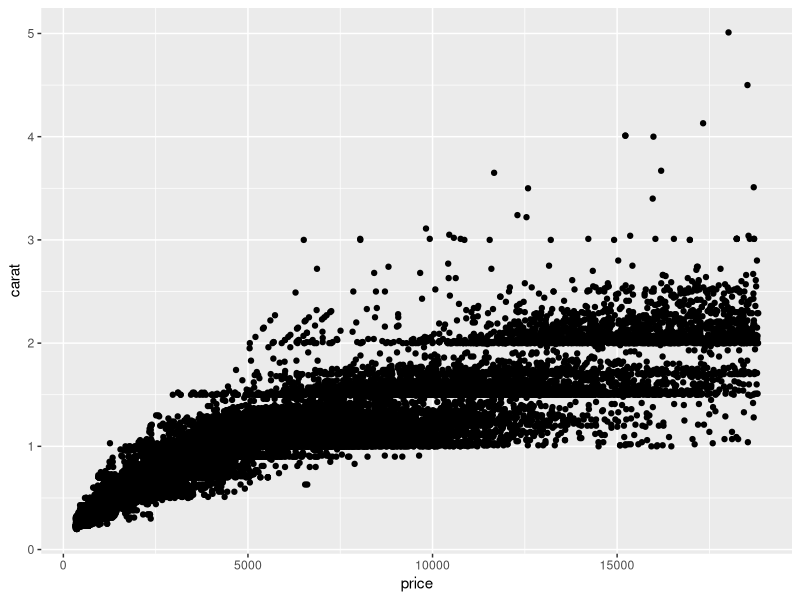
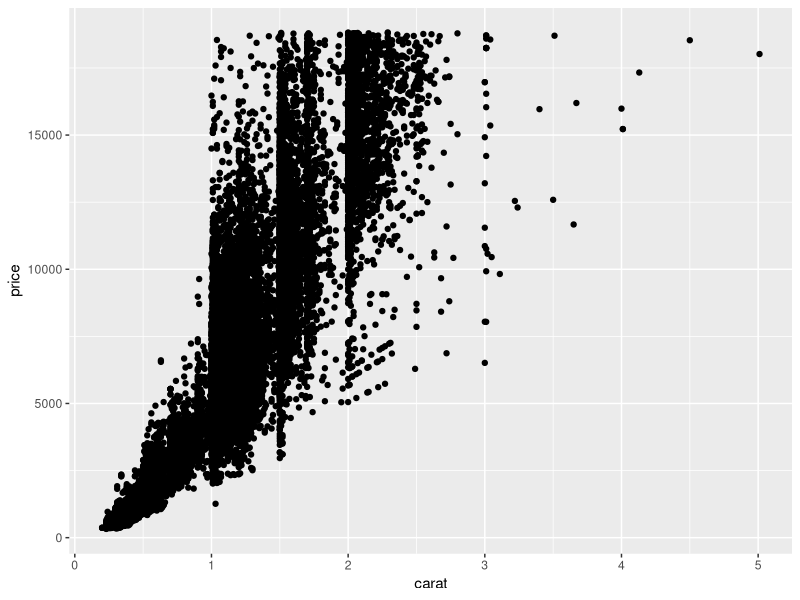

Write the R code that produced these figures, in order. (Note: this script raises an error after producing the figures.)
## ---- chunk 1
knitr::opts_chunk$set(echo = TRUE)
library(tidyverse)
## ---- chunk 2
### In this code chunk, start with the diamonds dataset (built in to
### ggplot2 package) and create a plot of price vs. carat (or some other
### variables of your choice)

ggplot(diamonds, aes(x = price, y = carat)) +
  geom_point()


## ---- chunk 3
### In this code chunk, start with the diamonds dataset (built in to
### ggplot2 package) and create a subset based on filtering, e.g., 
### size greater than 1 carat or cut is "Ideal"
diamonds = diamonds %>% 
  filter(carat > 1 | cut == "Ideal")
## ---- chunk 4
ggplot(diamonds, aes(x = carat, y = price)) + 
  geom_point()
# the above code plots the carats vs the price of diamonds
## ---- chunk 5
# Kort here again

#Jaxon"s code for break it 2
ggplot(diamonds, aes(x = carat, y = cut)) + 
  geom_bar()


